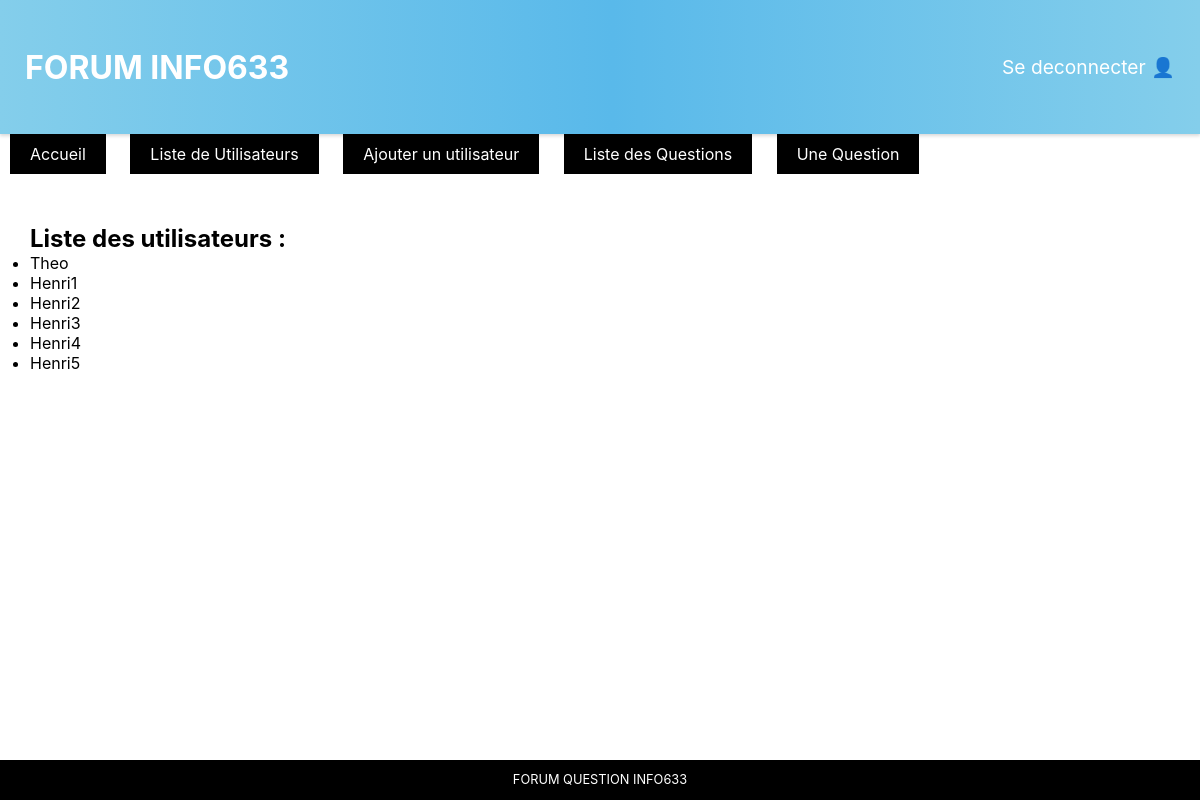
/WEB/archi-router-explicit-light/index.php?route=utilisators (signed in), run on an earlier commit of the app's database.
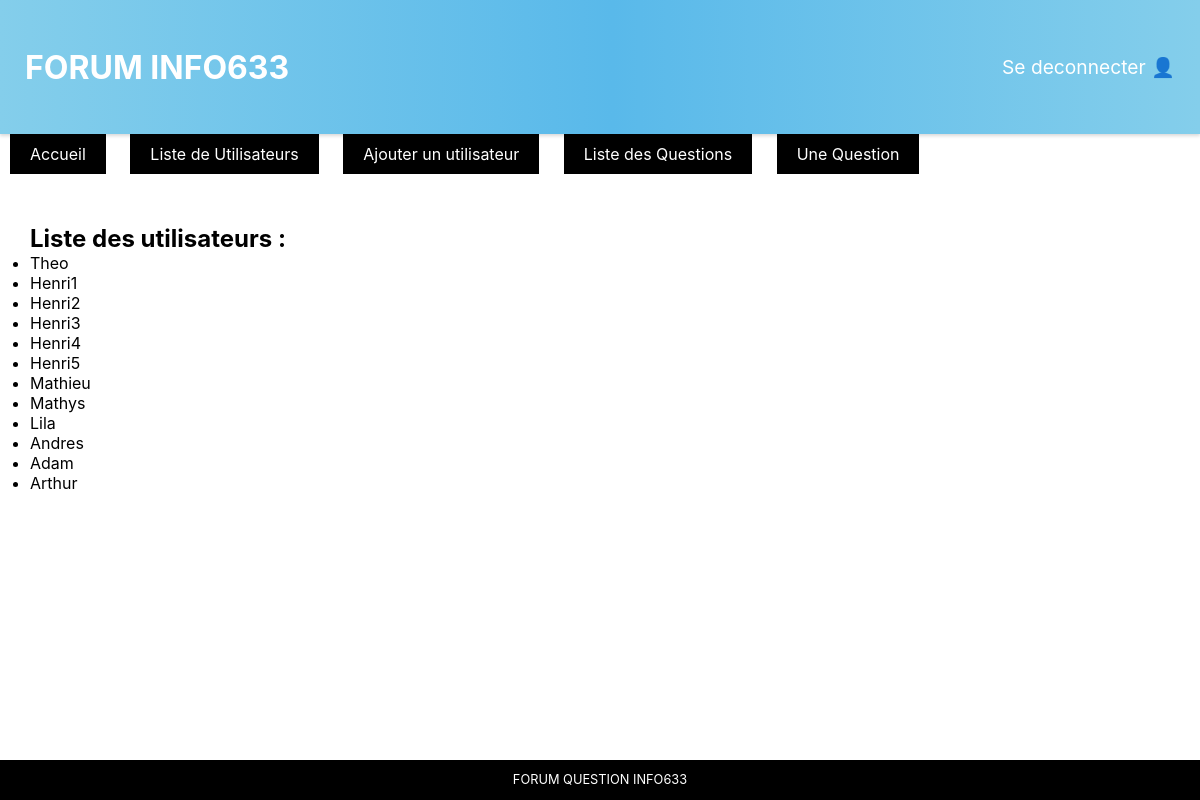
And on a later commit of the database.
### tables this page shows
CREATE TABLE utilisator (
    idutilisator      	integer auto_increment,
    lastname    		varchar(50),
    firstname   		varchar(50),
    email       		varchar(100),
    password    		varchar(100),
    CONSTRAINT PK_USER PRIMARY KEY  (idutilisator)
);

### WEB/archi-router-explicit-light/controller/UtilisatorController.php (called while the page is built, shortened)
<?php
class UtilisatorController {
	public function displayAllUtilisator() {
		$data = Utilisator::all();
		include_once "view/parts/header.php";
		include_once "view/utilisator/displayAllUtilisator.php";
		include_once "view/parts/footer.php";
	}
}

### WEB/archi-router-explicit-light/routes.php (called while the page is built, shortened)
<?php
$app = new App();
$app->route("connexion", "ConnexionController", "connexion");
$app->route("createAccount", "ConnexionController", "createAccount");
$app->route("utilisators", "UtilisatorController", "displayAllUtilisator");

### WEB/archi-router-explicit-light/index.php (called while the page is built)
<?php
include_once "config.php";
include_once "routes.php";

### WEB/archi-router-explicit-light/model/Model.php (called while the page is built, shortened)
<?php
class Model {
	public static function all() {
		$class = get_called_class();
		$table =  strtolower($class);
		$st = db()->prepare("select * from $table");
		$st->execute();
		$list = array();
		while($row = $st->fetch(PDO::FETCH_ASSOC)) {
			$h = new $class();
			foreach($row as $field=>$value)
				$h->$field = $value;
			$list[] = $h;
		}
		return $list;
	}
}

### WEB/archi-router-explicit-light/config.php (called while the page is built, shortened)
<?php
try
{
	$db = new PDO("mysql:host=tp-epua:3308;dbname=lebonmat;","lebonmat","yxr5ryhf");
}
catch (Exception $e)
{
        die('Erreur : ' . $e->getMessage());
}
function db() { global $db; return $db; }

### WEB/archi-router-explicit-light/view/utilisator/displayAllUtilisator.php (the view)
<h1>Liste des utilisateurs : </h1>
<ul>
<?php
    foreach($data as $utilisator) {
        echo "<li>". $utilisator->firstname ."</li>";
    }
?>
</ul>

### WEB/archi-router-explicit-light/controller/App.php (shortened to what this page needs)
<?php
class App {
	public function route($route, $controller, $action) {
		if ($_GET["route"] == $route)
			(new $controller())->$action();
	}
}

### WEB/archi-router-explicit-light/view/parts/header.php (shortened to what this page needs)
<!DOCTYPE html>
<html>
<head>
	<link rel="stylesheet" type="text/css" href="css/style.css">
</head>
<body>
	<header>
        <div class='titre_site'>
            <H1>FORUM INFO633</H1>
        </div>
        <div class='compte'>
            <form action="" method="post"><input type="submit" value="Se deconnecter 👤"></form>
        </div>
    </header>
	<nav>
		<ul>
			<li><a href='?route=home'>Accueil</a></li>
			<li><a href='?route=utilisators'>Liste de Utilisateurs</a></li>
			<li><a href='?route=createAccount'>Ajouter un utilisateur</a></li>
			<li><a href='?route=questions'>Liste des Questions</a></li>
			<li><a href='?route=question&idQuestion=1'>Une Question</a></li>
		</ul>
	</nav>
	<section>

### WEB/archi-router-explicit-light/view/parts/footer.php
	</section>
	<footer>FORUM QUESTION INFO633</footer>
</body>
</html>

### WEB/archi-router-explicit-light/css/style.css (style rules this page uses)
* { margin: 0px; padding: 0px; box-sizing: border-box; font-family: Brandon Text,-apple-system,BlinkMacSystemFont,Segoe UI,Roboto,Oxygen-Sans,Ubuntu,Cantarell,Helvetica Neue,sans-serif; }
body { display: flex; flex-direction: column; min-height: 100vh; font-family: sans-serif; }
header { background-image: linear-gradient(to right, #84ceeb 0%, #59b9ea 51%, #84ceeb 100%); color: white; padding: 25px; box-shadow: 0 0.1rem 0.2rem rgba(0, 0, 0, 0.15); display: flex; justify-content: space-between; align-items: center; }
.compte { margin-left: auto; }
.compte input { background: none; border: none; cursor: pointer; color: white; font-size: 1.2em; }
nav { flex: 0 0 60px; }
nav li { list-style-type: none; display: inline-block; margin: 0px 10px; vertical-align: top; }
nav li a:link, nav li a:visited { display: block; padding: 10px 20px; background-color: black; color: white; transition: all 0.5s ease; text-decoration: none; }
section { flex: 1 1 auto; padding: 30px; }
form { margin: 30px 0px; }
footer { flex: 0 0 40px; line-height: 40px; background-color: black; color: white; text-align: center; font-size: 0.8em; }

What changed in the data, as far as the page shows it:
added utilisator: firstname "Mathieu"
added utilisator: firstname "Mathys"
added utilisator: firstname "Lila"
added utilisator: firstname "Andres"
added utilisator: firstname "Adam"
added utilisator: firstname "Arthur"
